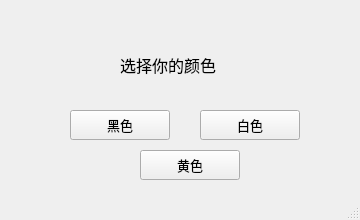
<?xml version="1.0" encoding="UTF-8"?>
<ui version="4.0">
 <class>MainWindow</class>
 <widget class="QMainWindow" name="MainWindow">
  <property name="geometry">
   <rect>
    <x>0</x>
    <y>0</y>
    <width>360</width>
    <height>220</height>
   </rect>
  </property>
  <property name="windowTitle">
   <string>Choose</string>
  </property>
  <widget class="QWidget" name="centralwidget">
   <widget class="QLabel" name="label">
    <property name="geometry">
     <rect>
      <x>120</x>
      <y>40</y>
      <width>130</width>
      <height>50</height>
     </rect>
    </property>
    <property name="font">
     <font>
      <family>微软雅黑</family>
      <pointsize>12</pointsize>
     </font>
    </property>
    <property name="text">
     <string>选择你的颜色</string>
    </property>
   </widget>
   <widget class="QPushButton" name="pushButton">
    <property name="geometry">
     <rect>
      <x>70</x>
      <y>110</y>
      <width>100</width>
      <height>30</height>
     </rect>
    </property>
    <property name="font">
     <font>
      <family>微软雅黑</family>
      <pointsize>10</pointsize>
     </font>
    </property>
    <property name="text">
     <string>黑色</string>
    </property>
   </widget>
   <widget class="QPushButton" name="pushButton_2">
    <property name="geometry">
     <rect>
      <x>200</x>
      <y>110</y>
      <width>100</width>
      <height>30</height>
     </rect>
    </property>
    <property name="font">
     <font>
      <family>微软雅黑</family>
      <pointsize>10</pointsize>
     </font>
    </property>
    <property name="text">
     <string>白色</string>
    </property>
   </widget>
   <widget class="QPushButton" name="pushButton_3">
    <property name="geometry">
     <rect>
      <x>140</x>
      <y>150</y>
      <width>100</width>
      <height>30</height>
     </rect>
    </property>
    <property name="font">
     <font>
      <family>微软雅黑</family>
      <pointsize>10</pointsize>
     </font>
    </property>
    <property name="text">
     <string>黄色</string>
    </property>
   </widget>
  </widget>
  <widget class="QStatusBar" name="statusbar"/>
 </widget>
 <resources/>
 <connections/>
</ui>
